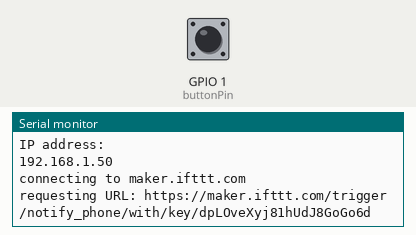
Simulated run of this sketch. Board: ESP8266 (NodeMCU). On the bench: the last lines printed to the serial monitor. Inputs (shaded band) come from the test bench; at power-on: GPIO 1 (buttonPin) LOW. WiFi joins after 1.5 s; servers stay silent unless stated; web services answer with replies made up by the test bench.

Above: at 2.9 s.
3.0 s: GPIO 1 (buttonPin) pulled HIGH for 0.15 s
At 3.6 s:
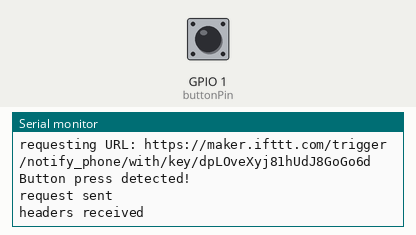
At 4.6 s:
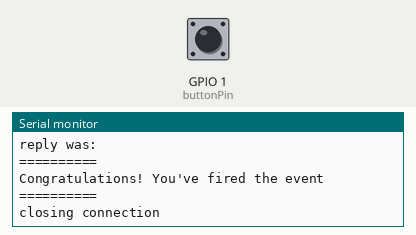

Measured:
- after the input at 3.0 s, the serial monitor: prints a new line at once (image 1)

The sketch:

HTTPSRequest.ino
```cpp
/*
 *  HTTP over TLS (HTTPS) example sketch
 *
 *  This example demonstrates how to use
 *  WiFiClientSecure class to access HTTPS API.
 *  We fetch and display the status of
 *  esp8266/Arduino project continuous integration
 *  build.
 *
 *  Created by Ivan Grokhotkov, 2015.
 *  This example is in public domain.
 */

#include <ESP8266WiFi.h>
#include <WiFiClientSecure.h>

const char* ssid = "HametnerJobst-da1885";
const char* password = "HametnerJobst";

String url = "https://maker.ifttt.com/trigger/notify_phone/with/key/dpLOveXyj81hUdJ8GoGo6d";
const char* host = "maker.ifttt.com";
const int httpsPort = 443;
WiFiClientSecure client;

// Use web browser to view and copy
// SHA1 fingerprint of the certificate
//const char* fingerprint = "CF 05 98 89 CA FF 8E D8 5E 5C E0 C2 E4 F7 E6 C3 C7 50 DD 5C";

int buttonPin = 1;
int val;

void setup() {
  Serial.begin(115200);
  Serial.println();
  Serial.print("connecting to ");
  Serial.println(ssid);
  WiFi.begin(ssid, password);
  while (WiFi.status() != WL_CONNECTED) {
    delay(500);
    Serial.print(".");
  }
  Serial.println("");
  Serial.println("WiFi connected");
  Serial.println("IP address: ");
  Serial.println(WiFi.localIP());

  // Use WiFiClientSecure class to create TLS connection
  Serial.print("connecting to ");
  Serial.println(host);
  if (!client.connect(host, httpsPort)) {
    Serial.println("connection failed");
    return;
  }

  Serial.print("requesting URL: ");
  Serial.println(url);

  // Button
  pinMode(buttonPin, INPUT);
  loop();

}

void loop() {
  val = digitalRead(buttonPin);

  if (val == HIGH) {
    Serial.println("Button press detected!");
    sendRequest();
  }
}

void sendRequest() {
  client.print(String("GET ") + url + " HTTP/1.1\r\n" +
               "Host: " + host + "\r\n" +
               "User-Agent: BuildFailureDetectorESP8266\r\n" +
               "Connection: close\r\n\r\n");

  Serial.println("request sent");
  while (client.connected()) {
    String line = client.readStringUntil('\n');
    if (line == "\r") {
      Serial.println("headers received");
      break;
    }
  }
  String line = client.readStringUntil('\n');
  if (line.startsWith("{\"state\":\"success\"")) {
    Serial.println("esp8266/Arduino CI successfull!");
  } else {
    Serial.println("esp8266/Arduino CI has failed");
  }
  Serial.println("reply was:");
  Serial.println("==========");
  Serial.println(line);
  Serial.println("==========");
  Serial.println("closing connection");
}
```
